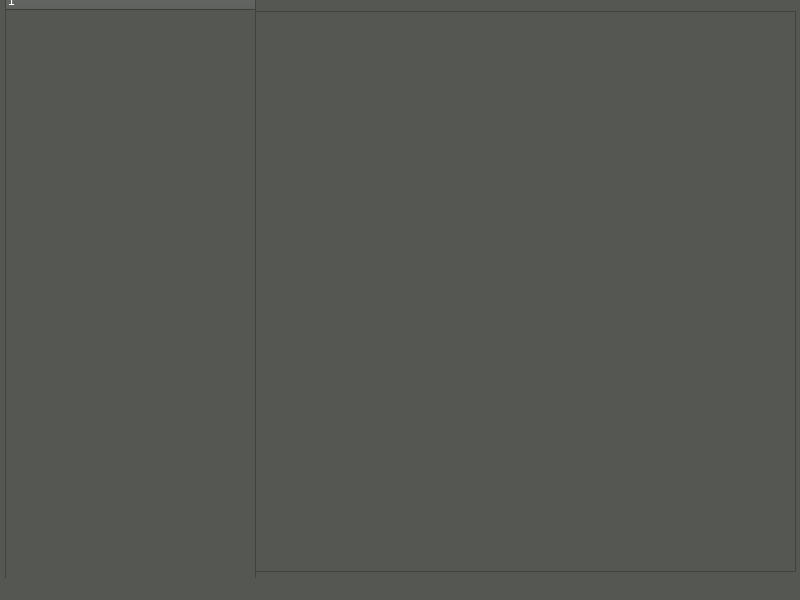
<?xml version="1.0" encoding="UTF-8"?>
<ui version="4.0">
 <class>MainWindow</class>
 <widget class="QMainWindow" name="MainWindow">
  <property name="geometry">
   <rect>
    <x>0</x>
    <y>0</y>
    <width>800</width>
    <height>600</height>
   </rect>
  </property>
  <property name="sizePolicy">
   <sizepolicy hsizetype="Expanding" vsizetype="Expanding">
    <horstretch>0</horstretch>
    <verstretch>0</verstretch>
   </sizepolicy>
  </property>
  <property name="windowTitle">
   <string>MainWindow</string>
  </property>
  <property name="styleSheet">
   <string notr="true">background-color: rgb(85, 87, 83);
color: rgb(255, 255, 255);</string>
  </property>
  <widget class="QWidget" name="centralwidget">
   <widget class="QTreeWidget" name="tree_information">
    <property name="geometry">
     <rect>
      <x>5</x>
      <y>-9</y>
      <width>251</width>
      <height>641</height>
     </rect>
    </property>
    <property name="font">
     <font>
      <bold>true</bold>
     </font>
    </property>
    <property name="styleSheet">
     <string notr="true"/>
    </property>
    <property name="editTriggers">
     <set>QAbstractItemView::EditTrigger::NoEditTriggers</set>
    </property>
    <column>
     <property name="text">
      <string notr="true">1</string>
     </property>
    </column>
   </widget>
   <widget class="QListView" name="list_per_tree">
    <property name="geometry">
     <rect>
      <x>255</x>
      <y>11</y>
      <width>541</width>
      <height>561</height>
     </rect>
    </property>
    <property name="font">
     <font>
      <bold>true</bold>
     </font>
    </property>
    <property name="editTriggers">
     <set>QAbstractItemView::EditTrigger::NoEditTriggers</set>
    </property>
   </widget>
  </widget>
  <widget class="QMenuBar" name="menubar">
   <property name="geometry">
    <rect>
     <x>0</x>
     <y>0</y>
     <width>800</width>
     <height>20</height>
    </rect>
   </property>
  </widget>
  <widget class="QStatusBar" name="statusbar"/>
 </widget>
 <resources/>
 <connections/>
</ui>
